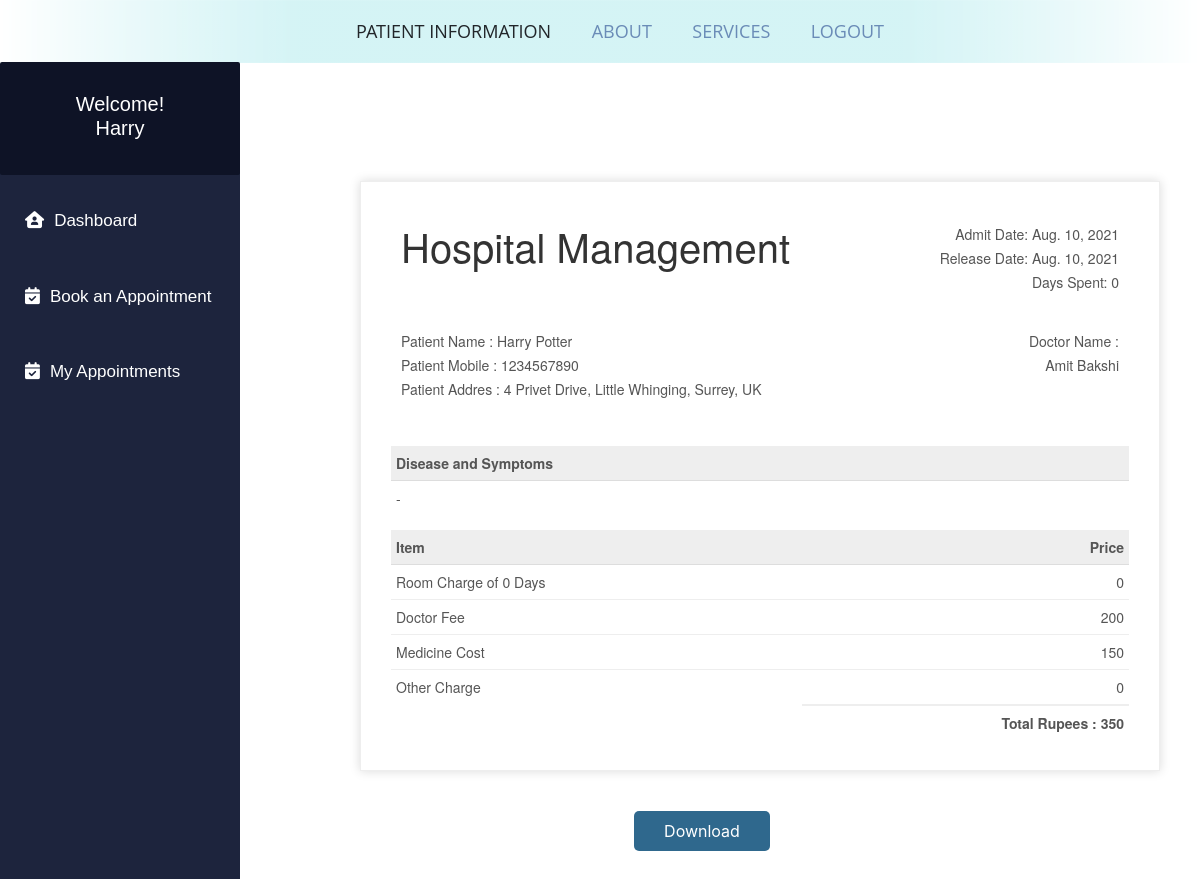
The page /patient_invoice/ (signed in) on the database its author committed.
### MyApp/models.py (models this page shows, shortened)
class Patient(models.Model):
    user = models.OneToOneField(User, on_delete=models.CASCADE)
    Patient_First_Name = models.CharField(max_length=50, default="")
    Patient_Last_Name = models.CharField(max_length=50, default="")
    gender = models.CharField(max_length=10, choices=GENDER)
    contact = models.CharField(max_length=10)
    address = models.CharField(max_length=350)
    symptoms = models.CharField(max_length=500, default="")
    status = models.BooleanField(default=False)
    admitDate = models.DateField(auto_now=True)
    assignedDoctorId = models.PositiveIntegerField(null=True)
    @property
    def get_name(self):
        return self.Patient_First_Name+" "+self.Patient_Last_Name
    def __str__(self):
        return self.Patient_First_Name+" "+self.Patient_Last_Name

class PatientDischarge(models.Model):
    patientId = models.PositiveIntegerField(null=True)
    patientName = models.CharField(max_length=40)
    assignedDoctorName = models.CharField(max_length=40)
    address = models.CharField(max_length=40)
    mobile = models.CharField(max_length=20, null=True)
    symptoms = models.CharField(max_length=100, null=True)
    admitDate = models.DateField(null=False)
    releaseDate = models.DateField(null=False)
    daySpent = models.PositiveIntegerField(null=False)
    roomCharge = models.PositiveIntegerField(null=False, default=0)
    medicineCost = models.PositiveIntegerField(null=False, default=0)
    doctorFee = models.PositiveIntegerField(null=False, default=0)
    OtherCharge = models.PositiveIntegerField(null=False, default=0)
    total = models.PositiveIntegerField(null=False)

### MyApp/views.py (the view)
# urls.py: path('patient_invoice/', views.patient_invoice, name="patient_invoice"),
@login_required
def patient_invoice(request):
    patient = Patient.objects.get(user_id=request.user.id)
    dischargeDetails = PatientDischarge.objects.all().filter(
        patientId=patient.id).order_by('-id')[:1]
    patientDict = None
    if dischargeDetails:
        patientDict = {
            'is_discharged': True,
            'patient': patient,
            'patientId': patient.id,
            'patientName': patient.get_name,
            'assignedDoctorName': dischargeDetails[0].assignedDoctorName,
            'address': patient.address,
            'mobile': patient.contact,
            'symptoms': patient.symptoms,
            'admitDate': patient.admitDate,
            'releaseDate': dischargeDetails[0].releaseDate,
            'daySpent': dischargeDetails[0].daySpent,
            'medicineCost': dischargeDetails[0].medicineCost,
            'roomCharge': dischargeDetails[0].roomCharge,
            'doctorFee': dischargeDetails[0].doctorFee,
            'OtherCharge': dischargeDetails[0].OtherCharge,
            'total': dischargeDetails[0].total,
        }
        print(patientDict)
    else:
        patientDict = {
            'is_discharged': False,
            'patient': patient,
            'patientId': request.user.id,
        }
    return render(request, 'MyApp/Patient_Invoice.html', context=patientDict)

### templates/MyApp/patient_invoice.html (shortened to what this page needs)
{% extends 'MyApp/patient_base.html' %}
{% load static %}
  {% block content_dashboard %}
  <head>
  </head>
  <br><br><br>
  {%if is_discharged%}
  <div class="invoice-box">
    <table cellpadding="0" cellspacing="0">
      <tr class="top">
        <td colspan="2">
          <table>
            <tr>
              <td class="title">
                <h1>Hospital Management</h1>
              </td>
              <td>
                Admit Date: {{admitDate}}<br>
                Release Date: {{releaseDate}}<br>
                Days Spent: {{daySpent}}
              </td>
            </tr>
          </table>
        </td>
      </tr>
      <tr class="information">
        <td colspan="2">
          <table>
            <tr>
              <td>
                Patient Name : {{patientName}}<br>
                Patient Mobile : {{mobile}}<br>
                Patient Addres : {{address}}<br>
              </td>
              <td>
                Doctor Name :<br>
                {{assignedDoctorName}}<br>
              </td>
            </tr>
          </table>
        </td>
      </tr>
      <tr class="heading">
        <td>
          Disease and Symptoms
        </td>
        <td>
        </td>
      </tr>
      <tr class="details">
        <td>
          {{symptoms}}
        </td>
      </tr>
      <tr class="heading">
        <td>
          Item
        </td>
        <td>
          Price
        </td>
      </tr>
      <tr class="item">
        <td>
          Room Charge of {{daySpent}} Days
        </td>
        <td>
          {{roomCharge}}
        </td>
      </tr>
      <tr class="item">
        <td>
          Doctor Fee
        </td>
        <td>
          {{doctorFee}}
        </td>
      </tr>
      <tr class="item">
        <td>
          Medicine Cost
        </td>
        <td>
          {{medicineCost}}
        </td>
      </tr>
      <tr class="item last">
        <td>
          Other Charge
        </td>
        <td>
          {{OtherCharge}}
        </td>
      </tr>
      <tr class="total">
        <td></td>
        <td>
          Total Rupees : {{total}}
        </td>
      </tr>
    </table>
  </div>
  <br><br>
  <div class="download">
    <a style="background-color: rgb(47, 104, 141);
    color:white ;
    margin-top: 50px;
    margin-left:17%;    padding-top: 10px;
    padding-bottom: 10px;
    padding-left: 30px;
    padding-right: 30px;
    border: none;
    border-radius: 5px; width:500px;" href="{% url 'MyApp:download_pdf' patientId  %}">Download</a>
  </div>
  {%endif%}
  <br><br><br><br><br><br><br><br>
  {% endblock content_dashboard %}

### templates/MyApp/patient_base.html (shortened to what this page needs)
<!DOCTYPE html>
<html lang="en">
<head>
    <link rel="stylesheet" href="https://stackpath.bootstrapcdn.com/bootstrap/4.1.3/css/bootstrap.min.css"
>
</head>
<body>
    <nav>
        <ul>
            <li>
                <a>Patient Information</a>
            </li>
            <li>
                <a href="#">About</a>
            </li>
            <li>
                <a href="#">Services</a>
            </li>
            <li>
                <a href="{% url 'MyApp:logout' %}" class="logoutbtn">Logout</a>
            </li>
        </ul>
    </nav>
    <div class="sidebar">
        <div class="userprofile">
            <h2
                style="color:white; font-family:sans-serif; padding-top:30px; text-align:center; margin:0px; font-size:20px;">
                Welcome!</h2>
            <h4 style="color:white; font-family:sans-serif; text-align:center; padding-bottom:35px;font-size:20px;">
                {{request.user.username}}</h4>
        </div>
        <a href="{% url 'MyApp:patient_dashboard' %}"><i class="fa-solid fa-house-user"></i>Dashboard</a>
        <a href="{% url 'MyApp:patient_book_appointment' %}"><i class="fa-solid fa-calendar-check"></i>Book an
            Appointment</a>
        <a href="{% url 'MyApp:patient_my_appointment' %}"><i class="fa-solid fa-calendar-check"></i>My
            Appointments</a>
    </div>
    {% block content_dashboard %}
    {% endblock content_dashboard %}
</body>
</html>

### templates/MyApp/patient_base.html (style rules this page uses)
body { background-color: rgb(255, 255, 255); padding: 0px; margin-top: 0px; margin-left: 0px; margin-right: 0px; margin-bottom: 0px; }
nav { max-width: 1200px; mask-image: linear-gradient(90deg, rgba(255, 255, 255, 0) 0%, #ffffff 25%, #ffffff 75%, rgba(255, 255, 255, 0) 100%); margin: 0 auto; background-color: #caf1f3; }
nav ul { text-align: center; background: linear-gradient(90deg, rgba(255, 255, 255, 0) 0%, rgba(255, 255, 255, 0.2) 25%, rgba(255, 255, 255, 0.2) 75%, rgba(255, 255, 255, 0) 100%); box-shadow: 0 0 25px rgba(0, 0, 0, 0.1), inset 0 0 1px rgba(255, 255, 255, 0.6); }
nav ul li { display: inline-block; }
nav ul li a { padding: 18px; font-family: "Open Sans"; text-transform: uppercase; color: rgba(0, 35, 122, 0.5); font-size: 18px; text-decoration: none; display: block; }
.sidebar .userprofile { background-color: #0e1326; border-radius: 2px !important; margin-top: -5px; }
.sidebar { padding-top: 0px; border-radius: 15px !important; width: 20%; align-items: center; height: 100%; background-color: #1d243d; font-family: sans-serif; font-size: 17px; font-weight: normal; position: fixed; top: 67px; left: 0; bottom: 0; }
.sidebar i { padding-right: 10px; }
.sidebar a { display: block; color: white; padding: 25px; text-decoration: none; }

### templates/MyApp/patient_invoice.html (style rules this page uses)
.invoice-box { max-width: 800px; margin: auto; margin-top: 30px; margin-left: 30%; padding: 30px; border: 1px solid #eee; box-shadow: 0 0 10px rgba(0, 0, 0, .15); font-size: 14px; line-height: 24px; font-family: 'Helvetica Neue', 'Helvetica', Helvetica, Arial, sans-serif; color: #555; }
.invoice-box table { width: 100%; line-height: inherit; text-align: left; }
.invoice-box table td { padding: 5px; vertical-align: top; }
.invoice-box table tr td:nth-child(2) { text-align: right; }
.invoice-box table tr.top table td { padding-bottom: 20px; }
.invoice-box table tr.top table td.title { font-size: 35px; line-height: 45px; color: #333; }
.invoice-box table tr.information table td { padding-bottom: 40px; }
.invoice-box table tr.heading td { background: #eee; border-bottom: 1px solid #ddd; font-weight: bold; }
.invoice-box table tr.details td { padding-bottom: 20px; }
.invoice-box table tr.item td { border-bottom: 1px solid #eee; }
.invoice-box table tr.item.last td { border-bottom: none; }
.invoice-box table tr.total td:nth-child(2) { border-top: 2px solid #eee; font-weight: bold; }
.download { text-align: center; display: block; }

### rows shown on the page
Patient: admitDate "Aug. 10, 2021", contact "1234567890", address "4 Privet Drive, Little Whinging, Surrey, UK"
PatientDischarge: releaseDate "Aug. 10, 2021", patientName "Harry Potter", assignedDoctorName "Amit Bakshi"

### other values the page prints
{{ request.user.username }} "Harry"
{{ daySpent }} "0"
{{ symptoms }} "-"
{{ roomCharge }} "0"
{{ doctorFee }} "200"
{{ medicineCost }} "150"
{{ OtherCharge }} "0"
{{ total }} "350"
